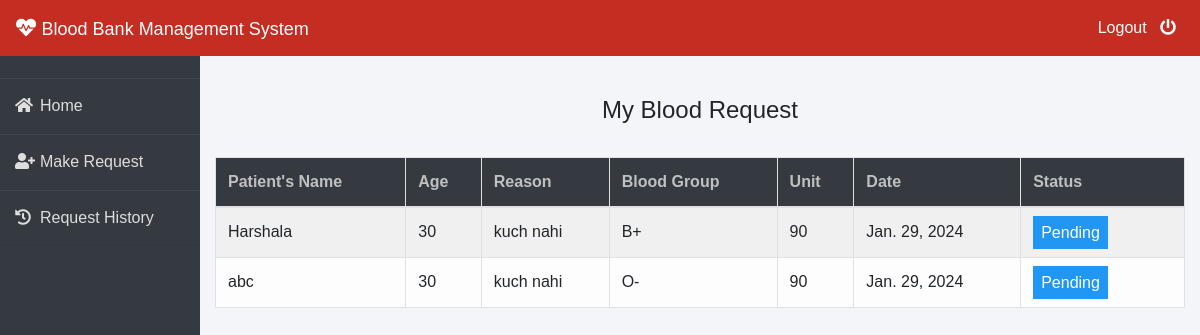
Page /patient/my-request (signed in) on the committed database.
### blood/models.py (models this page shows, shortened)
class BloodRequest(models.Model):
    request_by_patient=models.ForeignKey(pmodels.Patient,null=True,on_delete=models.CASCADE)
    request_by_donor=models.ForeignKey(dmodels.Donor,null=True,on_delete=models.CASCADE)
    patient_name=models.CharField(max_length=30)
    patient_age=models.PositiveIntegerField()
    reason=models.CharField(max_length=500)
    bloodgroup=models.CharField(max_length=10)
    unit=models.PositiveIntegerField(default=0)
    status=models.CharField(max_length=20,default="Pending")
    date=models.DateField(auto_now=True)

### patient/views.py (the view)
# urls.py: path('my-request', views.my_request_view,name='my-request'),
def my_request_view(request):
    patient= models.Patient.objects.get(user_id=request.user.id)
    blood_request=bmodels.BloodRequest.objects.all().filter(request_by_patient=patient)
    return render(request,'patient/my_request.html',{'blood_request':blood_request})

### templates/patient/my_request.html (shortened to what this page needs)
{% extends 'patient/patientbase.html' %}
{% block content %}
{% load widget_tweaks %}
{%load static%}
<head>
   </head>
<br><br>
<div class="container">
    <H4 class="text-center">My Blood Request</H4><br>
    <table class="table table-light table-hover table-bordered table-striped">
        <thead class="bg-dark">
            <tr>
                <th scope="col" style="color: rgb(192, 192, 192);">Patient's Name</th>
                <th scope="col" style="color: rgb(192, 192, 192);">Age</th>
                <th scope="col" style="color: rgb(192, 192, 192);">Reason</th>
                <th scope="col" style="color: rgb(192, 192, 192);">Blood Group</th>
                <th scope="col" style="color: rgb(192, 192, 192);">Unit</th>
                <th scope="col" style="color: rgb(192, 192, 192);">Date</th>
                <th scope="col" style="color: rgb(192, 192, 192);">Status</th>
            </tr>
        </thead>
        <tbody>
            {% for t in blood_request %}
            <tr>
                <td> {{t.patient_name}}</td>
                <td>{{t.patient_age}}</td>
                <td>{{t.reason}}</td>
                <td>{{t.bloodgroup}}</td>
                <td>{{t.unit}}</td>
                <td>{{t.date}}</td>
                {% if t.status == 'Approved' %}
                <td><span class="label success"> Approved</span></td>
                {% elif t.status == 'Rejected' %}
                <td><span class="label danger">Rejected</span></td>
                {% else %}
                <td><span style="color: white;margin-left: 0px;" class="label info">Pending</span></td>
                {% endif %}
            </tr>
            {% endfor %}
        </tbody>
    </table>
</div>
{% endblock content %}

### templates/patient/patientbase.html (style rules this page uses)
* { margin: 0; padding: 0; box-sizing: border-box; list-style: none; text-decoration: none; font-family: 'Josefin Sans', sans-serif; }
body { background-color: #f3f5f9; }
.wrapper .main_content .info { margin: 20px; color: #717171; line-height: 25px; }

### templates/patient/my_request.html (style rules this page uses)
.label { color: white; padding: 8px; }
.info { background-color: #2196F3; }

### rows in the picture
BloodRequest: patient_name "Harshala", patient_age "30", reason "kuch nahi", bloodgroup "B+", unit "90", date "Jan. 29, 2024", status "Pending"
BloodRequest: patient_name "abc", patient_age "30", reason "kuch nahi", bloodgroup "O-", unit "90", date "Jan. 29, 2024", status "Pending"
